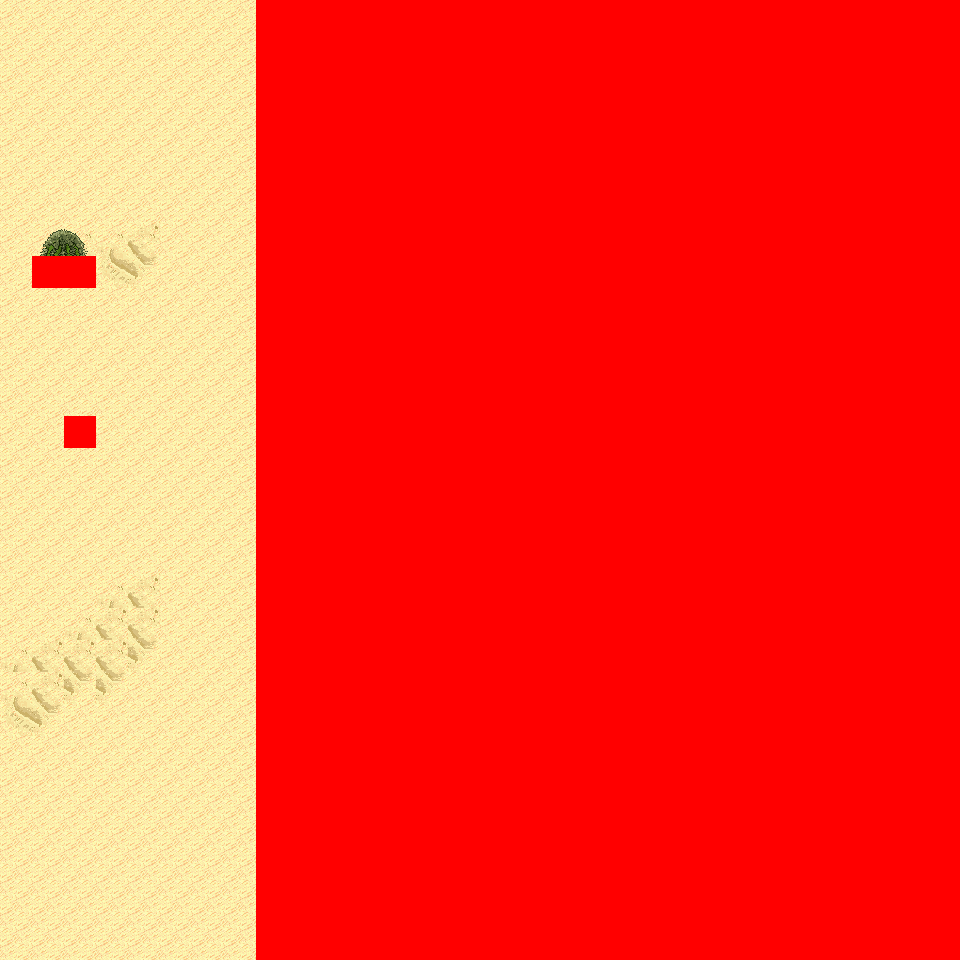

A level layout from a 2D game, rendered from its tile map. Below: a short description, then the map file with tile-grid data replaced by summaries:
An orthogonal 30x30 tile map with 32x32 px tiles, 6 tile layers (Ground, Object, Object2, Above, ...), 14 tilesets and 2 objects (2x mapchange).

<map version="1.0" orientation="orthogonal" renderorder="right-down" width="30" height="30" tilewidth="32" tileheight="32" nextobjectid="3">
  <tileset firstgid="1" name="tileset_logic_collision" tilewidth="32" tileheight="32" tilecount="1" columns="1">
    <image source="../drawable/tileset_logic_collision.png" width="32" height="32" />
  </tileset>
  <tileset firstgid="2" name="tileset_ground_ground" tilewidth="32" tileheight="32" tilecount="33" columns="3">
    <image source="../drawable/tileset_ground_ground.png" width="96" height="352" />
  </tileset>
  <tileset firstgid="35" name="tileset_terrain_desert" tilewidth="32" tileheight="32" tilecount="88" columns="8">
    <image source="../drawable/tileset_terrain_desert.png" width="256" height="352" />
  </tileset>
  <tileset firstgid="123" name="tileset_building_stone_ruins" tilewidth="32" tileheight="32" tilecount="72" columns="6">
    <image source="../drawable/tileset_building_stone_ruins.png" width="192" height="384" />
  </tileset>
  <tileset firstgid="195" name="tileset_ground_sand_edges" tilewidth="32" tileheight="32" tilecount="15" columns="5">
    <image source="../drawable/tileset_ground_sand_edges.png" width="160" height="96" />
  </tileset>
  <tileset firstgid="210" name="tileset_ground_slate_tiles" tilewidth="32" tileheight="32" tilecount="15" columns="5">
    <image source="../drawable/tileset_ground_slate_tiles.png" width="160" height="96" />
  </tileset>
  <tileset firstgid="225" name="tileset_ground_sand_2" tilewidth="32" tileheight="32" tilecount="15" columns="5">
    <image source="../drawable/tileset_ground_sand_2.png" width="160" height="96" />
  </tileset>
  <tileset firstgid="240" name="tileset_plant_cactus_2" tilewidth="32" tileheight="32" tilecount="10" columns="5">
    <image source="../drawable/tileset_plant_cactus_2.png" width="160" height="64" />
  </tileset>
  <tileset firstgid="250" name="tileset_plant_round_cactuses" tilewidth="32" tileheight="32" tilecount="20" columns="10">
    <image source="../drawable/tileset_plant_round_cactuses.png" width="320" height="64" />
  </tileset>
  <tileset firstgid="270" name="tileset_plant_tree_banana_tree" tilewidth="32" tileheight="32" tilecount="40" columns="4">
    <image source="../drawable/tileset_plant_tree_banana_tree.png" width="128" height="320" />
  </tileset>
  <tileset firstgid="310" name="tileset_plant_tree_palm_tree" tilewidth="32" tileheight="32" tilecount="6" columns="2">
    <image source="../drawable/tileset_plant_tree_palm_tree.png" width="64" height="96" />
  </tileset>
  <tileset firstgid="316" name="tileset_plant_tree_palm_trees" tilewidth="32" tileheight="32" tilecount="40" columns="4">
    <image source="../drawable/tileset_plant_tree_palm_trees.png" width="128" height="320" />
  </tileset>
  <tileset firstgid="356" name="tileset_building_stone_tower" tilewidth="32" tileheight="32" tilecount="14" columns="2">
    <image source="../drawable/tileset_building_stone_tower.png" width="64" height="224" />
  </tileset>
  <tileset firstgid="370" name="tileset_plant_bush_large_green" tilewidth="32" tileheight="32" tilecount="9" columns="3">
    <image source="../drawable/tileset_plant_bush_large_green.png" width="96" height="96" />
  </tileset>
  <layer name="Ground" width="30" height="30">
    <data>[900 cells, 900 non-empty, 6 distinct tile ids]</data>
  </layer>
  <layer name="Object" width="30" height="30">
    <data>[900 cells, 57 non-empty, 16 distinct tile ids]</data>
  </layer>
  <layer name="Object2" width="30" height="30">
    <data>[900 cells, 0 non-empty, 0 distinct tile ids]</data>
  </layer>
  <layer name="Above" width="30" height="30">
    <data>[900 cells, 128 non-empty, 41 distinct tile ids]</data>
  </layer>
  <layer name="Above2" width="30" height="30">
    <data>[900 cells, 0 non-empty, 0 distinct tile ids]</data>
  </layer>
  <layer name="Walkable" width="30" height="30">
    <data>[900 cells, 663 non-empty, 1 distinct tile ids]</data>
  </layer>
  <objectgroup name="MapEvents">
    <object id="1" name="south" type="mapchange" x="0" y="928" width="256" height="32">
      <properties>
        <property name="map" value="0_ados_mountain_n2_w2_x3_y1" />
        <property name="place" value="north" />
      </properties>
    </object>
    <object id="2" name="west" type="mapchange" x="0" y="0" width="32" height="960">
      <properties>
        <property name="map" value="0_ados_mountain_n2_w2_x2_y0" />
        <property name="place" value="east" />
      </properties>
    </object>
  </objectgroup>
</map>
